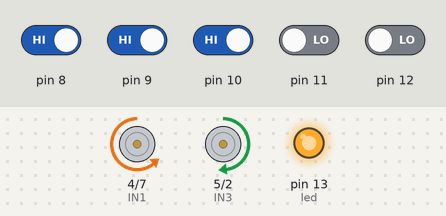
The sketch below on a simulated Arduino Uno, built with avr-gcc and run on an emulated ATmega328P. Parts: motor-driver pin pairs drawn as motors (green arrow = first pin HIGH = forward, orange = second pin HIGH = backward, longer = more drive, scaled by the enable pin), output pins drawn as LEDs (lit = HIGH). The inputs (shaded band) are chosen by the test bench; at power-on: pin 8–10 HIGH, pin 11, pin 12 LOW.

Above: at 1.2 s.
1.3 s: pin 8 driven LOW
At 2.1 s:
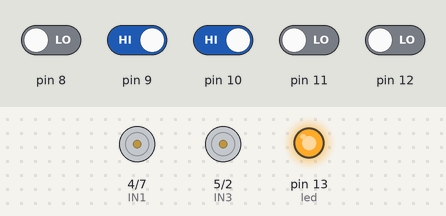
2.8 s: pin 8 driven HIGH
At 3.2 s:
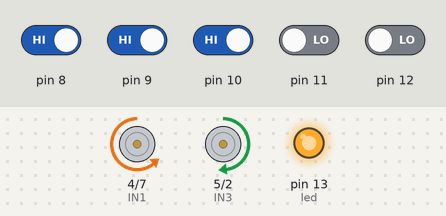
4.3 s: pin 9 driven LOW
At 5.5 s:
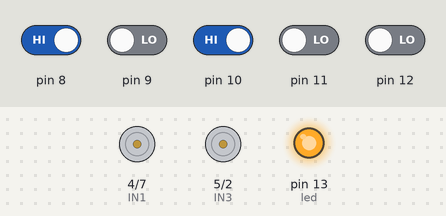
5.8 s: pin 10 driven LOW and pin 12 driven HIGH
At 6.7 s:
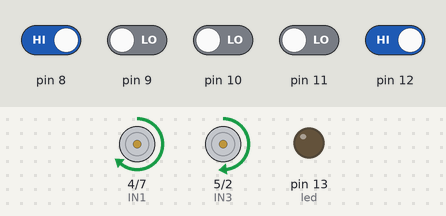
7.3 s: pin 10 driven HIGH
At 7.8 s:
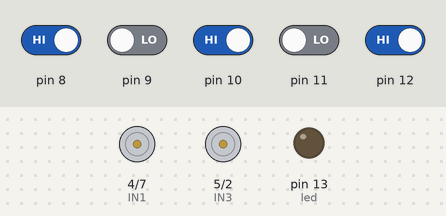
8.8 s: pin 8 driven LOW and pin 11 driven HIGH
At 10.2 s:
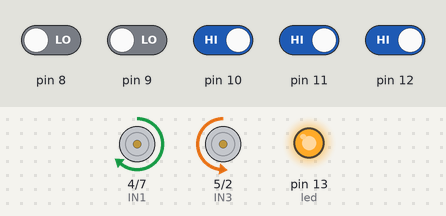
Timing chart, 0 to 11.3 s (numbered marks = the images above; inputs shaded):
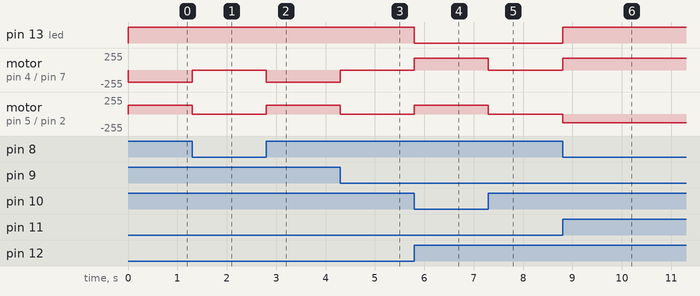

The sketch:

sketch_oct21a.ino
```cpp
//Ορισμός των Pins

int ENA = 6; //Ορισμός Pin της Δεξιάς Motor
int IN1 = 4; //Pin ελέγχου
int IN2 = 7;

int ENB = 3; //Ορισμός Pin της Αριστερής Motor
int IN3 = 5;
int IN4 = 2;

int led = 13; //Ορισμός Pin του LED


//Ταχύτητα των Motors
#define ENASpeed 180
#define ENBSpeed 130


int Sensor1 = 0;
int Sensor2 = 0;
int Sensor3 = 0;
int Sensor4 = 0;
int Sensor5 = 0;


void setup() //κώδικας που θα εκτελεστεί μία φορά (προετοιμασία του ρομπότ για λειτουργία)
{

  //ρύθμιση του mode των pins(input ή output)

  pinMode(ENA, OUTPUT);
  pinMode(IN1, OUTPUT);
  pinMode(IN2, OUTPUT);

  pinMode(ENB, OUTPUT);
  pinMode(IN3, OUTPUT);
  pinMode(IN4, OUTPUT);

  pinMode(led, OUTPUT);

  pinMode(Sensor1, INPUT);
  pinMode(Sensor2, INPUT);
  pinMode(Sensor3, INPUT);
  pinMode(Sensor4, INPUT);
  pinMode(Sensor5, INPUT);

}


void loop() //κώδικας που θα εκτελείται επαναλαμβανόμενα κατά τη λειτουργία του ρομπότ(βρόγχος)
{

  //Χρήση του analogWrite για κίνηση μηχανής στην ρυθμισμένη παραπάνω ταχύτητα
  analogWrite(ENA, ENASpeed);
  analogWrite(ENB, ENBSpeed);


  //"Διάβασμα" input των sensors:  LOW (ΜΑΥΡΗ γραμμή) ή HIGH (ΛΕΥΚΉ επιφάνεια)
  Sensor1 = digitalRead(8);
  Sensor2 = digitalRead(9);
  Sensor3 = digitalRead(10);
  Sensor4 = digitalRead(11);
  Sensor5 = digitalRead(12);


  //ορισμός προϋποθέσεων για κίνηση ΑΡΙΣΤΕΡΑ, ΔΕΞΙΑ ΚΑΙ ΜΠΡΟΣΤΑ

  if(Sensor5 == HIGH && Sensor4 == HIGH && Sensor2 == LOW && Sensor1 == LOW)
  {

    //στροφή ΑΡΙΣΤΕΡΑ
    //motor A κίνηση μπροστά
    digitalWrite(IN1, HIGH);
    digitalWrite(IN2, LOW);

    //motor B κίνηση πίσω
    digitalWrite(IN3, LOW);
    digitalWrite(IN4, HIGH);

    digitalWrite(led,HIGH); //το LED ανάβει
  }


  else if (Sensor5 == LOW && Sensor4 == LOW && Sensor2 == HIGH && Sensor1 == HIGH)
  {

    //στροφή ΔΕΞΙΑ
    //motor A κίνηση πίσω
    digitalWrite(IN1, LOW);
    digitalWrite(IN2, HIGH);

    //motor B κίνηση μπροστά
    digitalWrite(IN3, HIGH);
    digitalWrite(IN4, LOW);

    digitalWrite(led,HIGH); //το LED ανάβει
  }


  else if (Sensor3 == LOW && Sensor1 == HIGH && Sensor5 == HIGH )
   {

    //κίνηση ΜΠΡΟΣΤΑ
    digitalWrite(IN1, HIGH);
    digitalWrite(IN2, LOW);
    digitalWrite(IN3, HIGH);
    digitalWrite(IN4, LOW);

    digitalWrite(led,LOW); //το LED σβήνει
   }


  else //σε οποιαδήποτε άλλη συνθήκη input των sensors
  {

    //ΑΚΙΝΗΤΟΠΟΙΗΣΗ
    digitalWrite(IN1, LOW);
    digitalWrite(IN2, LOW);
    digitalWrite(IN3, LOW);
    digitalWrite(IN4, LOW);
   }
}
```

Measured:
- after the input at 1.3 s, motor on pin 4 (IN1) / pin 7 (IN2): backward 180/255 → stopped at once; motor on pin 5 (IN3) / pin 2 (IN4): forward 130/255 → stopped at once
- after the input at 2.8 s, motor on pin 4 (IN1) / pin 7 (IN2): stopped → backward 180/255 at once; motor on pin 5 (IN3) / pin 2 (IN4): stopped → forward 130/255 at once
- after the input at 4.3 s, motor on pin 4 (IN1) / pin 7 (IN2): backward 180/255 → stopped at once; motor on pin 5 (IN3) / pin 2 (IN4): forward 130/255 → stopped at once
- after the input at 5.8 s, pin 13 (led): HIGH → LOW at once; motor on pin 4 (IN1) / pin 7 (IN2): stopped → forward 180/255 at once; motor on pin 5 (IN3) / pin 2 (IN4): stopped → forward 130/255 at once
- after the input at 7.3 s, motor on pin 4 (IN1) / pin 7 (IN2): forward 180/255 → stopped at once; motor on pin 5 (IN3) / pin 2 (IN4): forward 130/255 → stopped at once
- after the input at 8.8 s, pin 13 (led): LOW → HIGH at once; motor on pin 4 (IN1) / pin 7 (IN2): stopped → forward 180/255 at once; motor on pin 5 (IN3) / pin 2 (IN4): stopped → backward 130/255 at once
